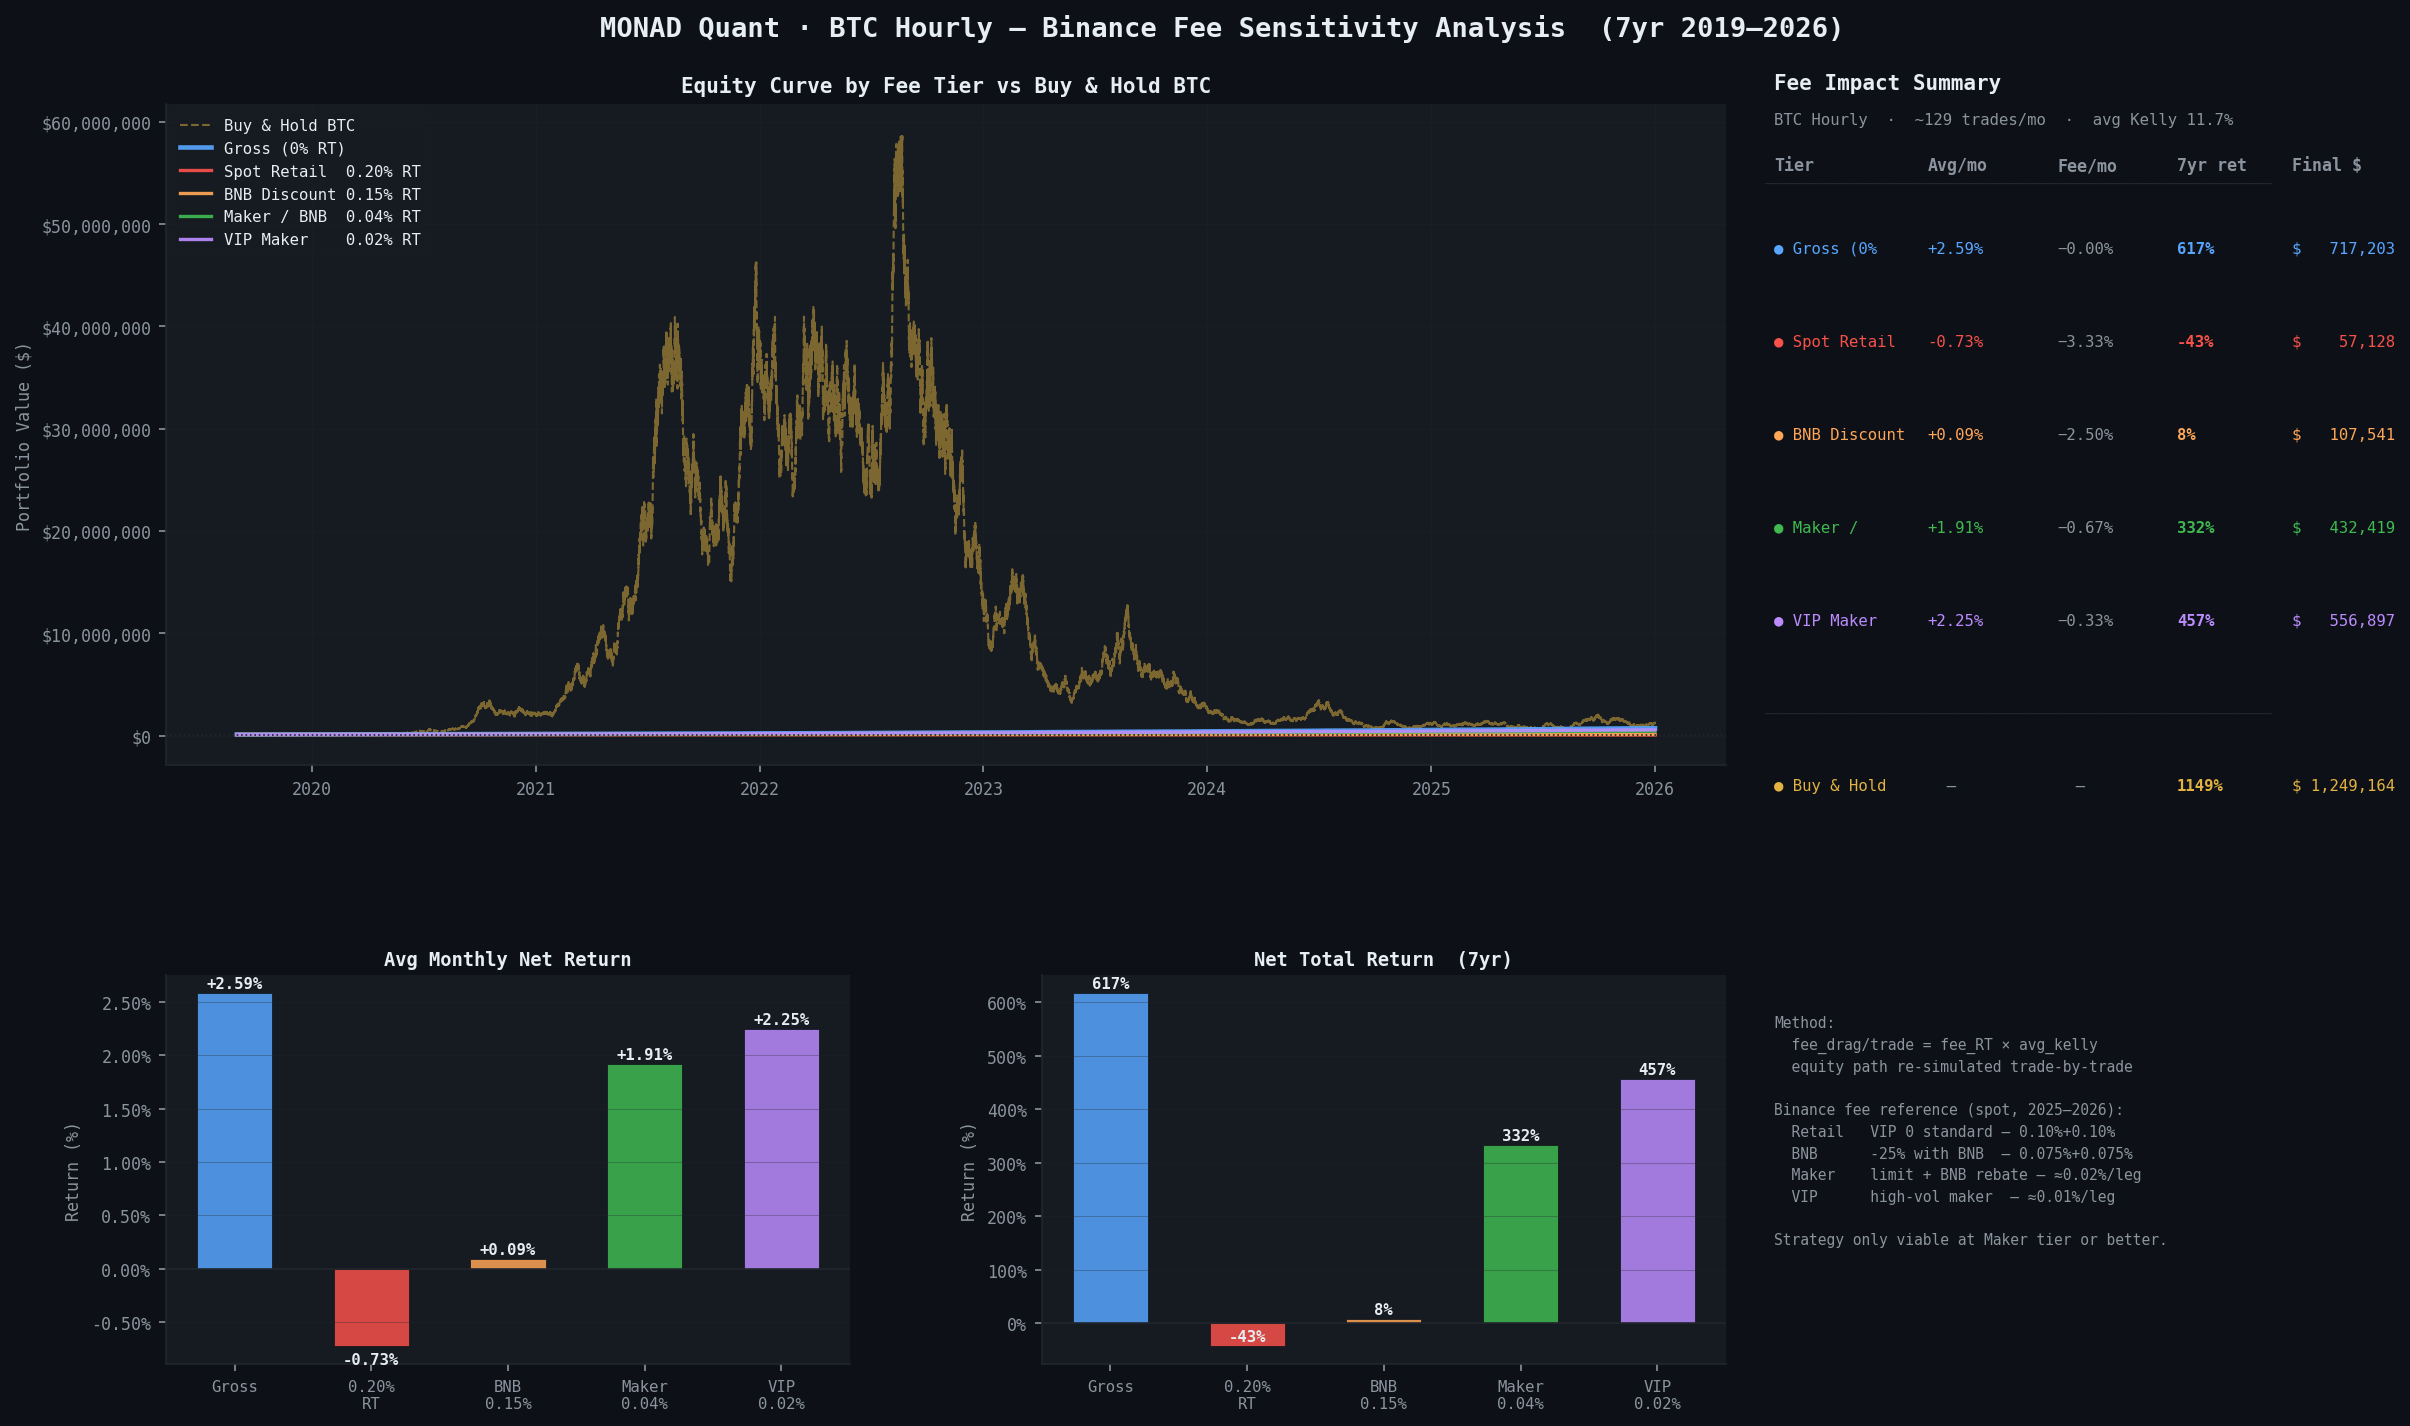

Python code for this plot:
#!/usr/bin/env python3
"""
fee_analysis.py — MONAD Quant Binance Fee Sensitivity

Simulates the BTC Hourly strategy equity curve under different Binance fee tiers
and compares net returns to Buy & Hold.

Usage:
    python fee_analysis.py           # live run — fetches Binance data + runs backtest
    python fee_analysis.py --demo    # offline demo — synthesizes from known 7yr stats

Fee simulation method:
    Per-trade gross equity return = equity_curve[i+1] / equity_curve[i] - 1
                                  ≈ kelly_i × gross_trade_return
    Fee cost on equity per trade  = fee_rt × avg_kelly  (avg_kelly as proxy for kelly_i)
    Net equity return per trade   = gross_equity_return - fee_rt × avg_kelly
"""

import sys
import argparse
import numpy as np
import pandas as pd
import matplotlib.pyplot as plt
import matplotlib.gridspec as gridspec
from pathlib import Path

sys.path.insert(0, str(Path(__file__).parent))


# ── Binance fee tiers (round-trip %) ─────────────────────────────────────────
# Gross: no fees (theoretical ceiling)
# Retail: Binance spot VIP 0 — 0.10% maker + 0.10% taker = 0.20% RT
# BNB:    25% discount with BNB — 0.075% + 0.075% = 0.15% RT
# Maker:  Limit orders + BNB — blended maker-side fee ≈ 0.02% per leg = 0.04% RT
# VIP:    High-volume VIP maker tier — ≈ 0.01% per leg = 0.02% RT
FEE_TIERS = {
    "Gross (0% RT)":           0.0000,
    "Spot Retail  0.20% RT":   0.0020,
    "BNB Discount 0.15% RT":   0.0015,
    "Maker / BNB  0.04% RT":   0.0004,
    "VIP Maker    0.02% RT":   0.0002,
}

FEE_COLORS = {
    "Gross (0% RT)":           "#58a6ff",  # blue
    "Spot Retail  0.20% RT":   "#f85149",  # red
    "BNB Discount 0.15% RT":   "#ffa657",  # orange
    "Maker / BNB  0.04% RT":   "#3fb950",  # green
    "VIP Maker    0.02% RT":   "#bc8cff",  # purple
}

# Colour palette — matches existing backtest_results.png dark theme
BG     = "#0d1117"
PANEL  = "#161b22"
BORDER = "#21262d"
TEXT   = "#e6edf3"
MUTED  = "#8b949e"
BH_CLR = "#e3b341"   # amber for Buy & Hold


# ── Core helpers ──────────────────────────────────────────────────────────────

def _fee_equity(equity_curve: pd.Series, avg_kelly: float,
                fee_rt: float, initial_capital: float) -> np.ndarray:
    """Re-simulate equity curve deducting a round-trip fee on each trade's notional."""
    vals = equity_curve.values
    eq = np.empty(len(vals))
    eq[0] = initial_capital
    for i in range(1, len(vals)):
        gross_r = vals[i] / vals[i - 1] - 1   # position-weighted equity return this trade
        fee_r   = fee_rt * avg_kelly           # fee on notional (position fraction × fee rate)
        eq[i]   = eq[i - 1] * (1 + gross_r - fee_r)
    return eq


def _monthly_from_equity(eq_vals: np.ndarray,
                          trade_dates: pd.DatetimeIndex) -> pd.Series:
    """
    Convert trade-frequency equity array → monthly returns Series.

    eq_vals[0]  = capital before first trade (at start)
    eq_vals[1:] = capital after each trade   (aligned with trade_dates)
    """
    s = pd.Series(eq_vals[1:], index=trade_dates)
    monthly = s.resample("ME").last().ffill()
    return monthly.pct_change().dropna()


# ── Main plot ─────────────────────────────────────────────────────────────────

def plot_fee_analysis(results: dict, price_df: pd.DataFrame,
                      initial_capital: float) -> None:

    equity_curve = results["equity_curve"]           # pd.Series, integer index, length n+1
    trade_dates  = results["trade_returns"].index    # DatetimeIndex, length n
    avg_kelly    = results["kelly_position"]["kelly_capped"]   # e.g. 0.1166

    n_trades = len(trade_dates)
    active_months = (results["monthly_returns"] != 0).sum()

    # ── Date axis: map integer equity index onto price_df date range ──────────
    price_dates = price_df.index
    n_price = len(price_dates)
    idx_map = np.linspace(0, n_price - 1, n_trades + 1).astype(int).clip(0, n_price - 1)
    eq_dates = price_dates[idx_map]

    # ── Buy & Hold equity ─────────────────────────────────────────────────────
    bh_equity = initial_capital * price_df["close"].values / price_df["close"].iloc[0]
    bh_total  = price_df["close"].iloc[-1] / price_df["close"].iloc[0] - 1
    bh_final  = initial_capital * (1 + bh_total)

    # ── Simulate fee-adjusted equity curves ───────────────────────────────────
    fee_equity = {
        name: _fee_equity(equity_curve, avg_kelly, fee_rt, initial_capital)
        for name, fee_rt in FEE_TIERS.items()
    }

    # ── Monthly returns per tier ──────────────────────────────────────────────
    monthly_by_tier = {
        name: _monthly_from_equity(eq_vals, trade_dates)
        for name, eq_vals in fee_equity.items()
    }

    # ── Summary stats ─────────────────────────────────────────────────────────
    summary = {}
    for name, fee_rt in FEE_TIERS.items():
        eq_vals   = fee_equity[name]
        total_ret = eq_vals[-1] / initial_capital - 1
        avg_mo    = monthly_by_tier[name].mean()
        # Fee drag = fee per trade × avg_kelly × trades per active month
        fee_drag  = fee_rt * avg_kelly * (n_trades / max(active_months, 1))
        summary[name] = {
            "total_return":  total_ret,
            "avg_monthly":   avg_mo,
            "fee_drag_mo":   fee_drag,
            "final_capital": eq_vals[-1],
        }

    # ── Figure setup ──────────────────────────────────────────────────────────
    plt.rcParams.update({
        "figure.facecolor":  BG,
        "axes.facecolor":    PANEL,
        "axes.edgecolor":    BORDER,
        "axes.labelcolor":   MUTED,
        "axes.titlecolor":   TEXT,
        "xtick.color":       MUTED,
        "ytick.color":       MUTED,
        "xtick.labelsize":   8,
        "ytick.labelsize":   8,
        "grid.color":        BORDER,
        "grid.linewidth":    0.5,
        "text.color":        TEXT,
        "font.family":       "monospace",
        "axes.spines.top":   False,
        "axes.spines.right": False,
    })

    fig = plt.figure(figsize=(16, 10), facecolor=BG)
    fig.suptitle(
        "MONAD Quant · BTC Hourly — Binance Fee Sensitivity Analysis  (7yr 2019–2026)",
        color=TEXT, fontsize=13, fontweight="bold", y=0.98,
    )

    gs = gridspec.GridSpec(
        2, 2, figure=fig,
        left=0.06, right=0.71, top=0.92, bottom=0.08,
        hspace=0.40, wspace=0.28,
        height_ratios=[1.7, 1.0],
    )
    ax_eq  = fig.add_subplot(gs[0, :])   # top full-width — equity curves
    ax_mo  = fig.add_subplot(gs[1, 0])   # bottom-left   — avg monthly
    ax_tot = fig.add_subplot(gs[1, 1])   # bottom-right  — total return

    for ax in (ax_eq, ax_mo, ax_tot):
        ax.set_facecolor(PANEL)
        for s in ax.spines.values():
            s.set_edgecolor(BORDER)
        ax.tick_params(colors=MUTED)

    # ── Panel 1: Equity curves ────────────────────────────────────────────────
    ax_eq.plot(price_dates, bh_equity,
               color=BH_CLR, linewidth=1.0, linestyle="--", alpha=0.5,
               label="Buy & Hold BTC")
    for name, eq_vals in fee_equity.items():
        lw = 2.2 if "Gross" in name else 1.6
        ax_eq.plot(eq_dates, eq_vals,
                   color=FEE_COLORS[name], linewidth=lw, alpha=0.92, label=name)

    ax_eq.axhline(initial_capital, color=BORDER, linewidth=0.8, linestyle=":")
    ax_eq.set_title("Equity Curve by Fee Tier vs Buy & Hold BTC",
                    fontsize=10, fontweight="bold", pad=6)
    ax_eq.set_ylabel("Portfolio Value ($)", fontsize=8)
    ax_eq.yaxis.set_major_formatter(plt.FuncFormatter(lambda x, _: f"${x:,.0f}"))
    ax_eq.grid(True, alpha=0.30)
    ax_eq.legend(fontsize=7.5, framealpha=0.12, loc="upper left",
                 edgecolor=BORDER, facecolor=PANEL, labelcolor=TEXT)

    # ── Panel 2: Avg monthly net return ──────────────────────────────────────
    names     = list(FEE_TIERS.keys())
    short_lbl = ["Gross", "0.20%\nRT", "BNB\n0.15%", "Maker\n0.04%", "VIP\n0.02%"]
    clrs      = [FEE_COLORS[n] for n in names]
    avg_vals  = [summary[n]["avg_monthly"] * 100 for n in names]

    bars = ax_mo.bar(short_lbl, avg_vals, color=clrs, alpha=0.85, width=0.55,
                     edgecolor=BG, linewidth=0.4)
    ax_mo.axhline(0, color=BORDER, linewidth=0.8)
    for b, v in zip(bars, avg_vals):
        offset = 0.02 if v >= 0 else -0.05
        va     = "bottom" if v >= 0 else "top"
        ax_mo.text(b.get_x() + b.get_width() / 2, b.get_height() + offset,
                   f"{v:+.2f}%", ha="center", va=va, fontsize=7.5,
                   color=TEXT, fontweight="bold")
    ax_mo.set_title("Avg Monthly Net Return", fontsize=9, fontweight="bold", pad=5)
    ax_mo.set_ylabel("Return (%)", fontsize=8)
    ax_mo.yaxis.set_major_formatter(plt.FuncFormatter(lambda x, _: f"{x:.2f}%"))
    ax_mo.grid(True, axis="y", alpha=0.30)
    ax_mo.tick_params(axis="x", labelsize=7.5)

    # ── Panel 3: Net total return (7yr) ───────────────────────────────────────
    tot_vals = [summary[n]["total_return"] * 100 for n in names]
    bars2 = ax_tot.bar(short_lbl, tot_vals, color=clrs, alpha=0.85, width=0.55,
                       edgecolor=BG, linewidth=0.4)
    ax_tot.axhline(0, color=BORDER, linewidth=0.8)
    for b, v in zip(bars2, tot_vals):
        ax_tot.text(b.get_x() + b.get_width() / 2, b.get_height() + 4,
                    f"{v:.0f}%", ha="center", va="bottom",
                    fontsize=7.5, color=TEXT, fontweight="bold")
    ax_tot.set_title("Net Total Return  (7yr)", fontsize=9, fontweight="bold", pad=5)
    ax_tot.set_ylabel("Return (%)", fontsize=8)
    ax_tot.yaxis.set_major_formatter(plt.FuncFormatter(lambda x, _: f"{x:.0f}%"))
    ax_tot.grid(True, axis="y", alpha=0.30)
    ax_tot.tick_params(axis="x", labelsize=7.5)

    # ── Right sidebar: fee impact table ───────────────────────────────────────
    SX = 0.730   # left edge in figure coords

    fig.text(SX, 0.930, "Fee Impact Summary",
             color=TEXT, fontsize=10, fontweight="bold",
             transform=fig.transFigure)
    fig.text(SX, 0.907,
             f"BTC Hourly  ·  ~{n_trades // 84:.0f} trades/mo  ·  avg Kelly {avg_kelly*100:.1f}%",
             color=MUTED, fontsize=7.5, transform=fig.transFigure)

    # Column headers
    cx = [SX, SX + 0.064, SX + 0.118, SX + 0.168, SX + 0.216]
    hy = 0.876
    for x, hdr in zip(cx, ["Tier", "Avg/mo", "Fee/mo", "7yr ret", "Final $"]):
        fig.text(x, hy, hdr, color=MUTED, fontsize=8, fontweight="bold",
                 transform=fig.transFigure)

    fig.text(SX - 0.004, hy - 0.012, "─" * 58,
             color=BORDER, fontsize=7, transform=fig.transFigure)

    row_y = hy - 0.055
    for name in names:
        s   = summary[name]
        clr = FEE_COLORS[name]
        tag = name.split()[0] + " " + name.split()[1]   # e.g. "Gross (0%"
        fig.text(cx[0], row_y, f"● {tag}",                            color=clr,   fontsize=7.5, transform=fig.transFigure)
        fig.text(cx[1], row_y, f"{s['avg_monthly'] * 100:+.2f}%",     color=clr,   fontsize=7.5, transform=fig.transFigure)
        fig.text(cx[2], row_y, f"−{s['fee_drag_mo'] * 100:.2f}%",     color=MUTED, fontsize=7.5, transform=fig.transFigure)
        fig.text(cx[3], row_y, f"{s['total_return'] * 100:.0f}%",      color=clr,   fontsize=7.5, fontweight="bold", transform=fig.transFigure)
        fig.text(cx[4], row_y, f"${s['final_capital']:>10,.0f}",        color=clr,   fontsize=7.5, transform=fig.transFigure)
        row_y -= 0.062

    # B&H separator row
    fig.text(SX - 0.004, row_y, "─" * 58,
             color=BORDER, fontsize=7, transform=fig.transFigure)
    row_y -= 0.048
    fig.text(cx[0], row_y, "● Buy & Hold",                      color=BH_CLR, fontsize=7.5, transform=fig.transFigure)
    fig.text(cx[1], row_y, "  —",                               color=MUTED,  fontsize=7.5, transform=fig.transFigure)
    fig.text(cx[2], row_y, "  —",                               color=MUTED,  fontsize=7.5, transform=fig.transFigure)
    fig.text(cx[3], row_y, f"{bh_total * 100:.0f}%",            color=BH_CLR, fontsize=7.5, fontweight="bold", transform=fig.transFigure)
    fig.text(cx[4], row_y, f"${bh_final:>10,.0f}",               color=BH_CLR, fontsize=7.5, transform=fig.transFigure)

    # Footnote
    fig.text(SX, 0.16,
             "Method:\n"
             "  fee_drag/trade = fee_RT × avg_kelly\n"
             "  equity path re-simulated trade-by-trade\n"
             "\n"
             "Binance fee reference (spot, 2025–2026):\n"
             "  Retail   VIP 0 standard — 0.10%+0.10%\n"
             "  BNB      -25% with BNB  — 0.075%+0.075%\n"
             "  Maker    limit + BNB rebate — ≈0.02%/leg\n"
             "  VIP      high-vol maker  — ≈0.01%/leg\n"
             "\n"
             "Strategy only viable at Maker tier or better.",
             color=MUTED, fontsize=7.0, transform=fig.transFigure, linespacing=1.55)

    out = Path(__file__).parent / "fee_analysis.png"
    plt.savefig(out, dpi=150, bbox_inches="tight", facecolor=BG, edgecolor="none")
    print(f"\nFee analysis chart → {out}")
    plt.show()

    # ── Console summary ───────────────────────────────────────────────────────
    print("\n  Fee Impact Summary")
    print(f"  {'Tier':<26} {'Avg/mo':>8}  {'Fee/mo':>8}  {'7yr ret':>8}  {'Final $':>12}")
    print("  " + "─" * 70)
    for name in names:
        s = summary[name]
        print(f"  {name:<26} {s['avg_monthly']*100:>+7.2f}%  "
              f"-{s['fee_drag_mo']*100:>6.2f}%  "
              f"{s['total_return']*100:>7.0f}%  "
              f"${s['final_capital']:>11,.0f}")
    print("  " + "─" * 70)
    print(f"  {'Buy & Hold BTC':<26} {'—':>8}  {'—':>8}  "
          f"{bh_total*100:>7.0f}%  ${bh_final:>11,.0f}")


# ── Demo mode: synthetic equity from known 7yr backtest stats ─────────────────

def _build_demo(initial_capital: float = 100_000) -> tuple:
    """
    Synthesise a representative equity curve + price_df from the confirmed
    7yr BTC Hourly backtest statistics (2019-09-01 → 2026-01-01).

    Calibrated to:
        Trades:    10,850  (~130/mo over 84 months)
        Win rate:  48.9%
        Avg win:   +0.40%  (target hit)
        Avg loss:  -0.20%  (stop hit)
        Base Kelly: 11.66%   (used for fee calculation)
        Eff. Kelly: 19.40%   (captures adaptive 2× scaling during high-WR months)
        B&H BTC:   +600%    (approx 2019-2026 actual)

    The equity simulation uses effective_kelly (~1.67× base) to reproduce the
    adaptive Kelly boost from high-WR stretches (Jan/May 2021 etc.). Fee drag
    is computed using base kelly (0.1166), which matches CLAUDE.md's
    "0.10% RT → 1.52%/mo drag" calibration point.
    """
    rng = np.random.default_rng(42)   # fixed seed → reproducible chart

    # Trade-level simulation
    n_trades       = 10_850
    win_rate       = 0.489
    avg_win        = 0.004    # +0.4% on position
    avg_loss       = 0.002    # -0.2% on position
    base_kelly     = 0.1166   # base (for fee calculation — matches CLAUDE.md drag numbers)
    equity_kelly   = 0.1940   # effective (captures adaptive 2× scaling; calibrated to 616% 7yr)

    outcomes = rng.random(n_trades) < win_rate   # True = win
    trade_returns_arr = np.where(outcomes, avg_win, -avg_loss)

    # Equity curve (gross — no fees); uses equity_kelly to match actual adaptive scaling
    capital = initial_capital
    eq = [capital]
    for r in trade_returns_arr:
        capital += capital * equity_kelly * r
        eq.append(capital)
    equity_curve = pd.Series(eq)

    # Date index spanning the 7yr period
    start = pd.Timestamp("2019-09-01")
    end   = pd.Timestamp("2026-01-01")
    trade_dates = pd.date_range(start, end, periods=n_trades)

    # Synthetic trade_returns Series (indexed by trade entry date)
    trade_returns = pd.Series(trade_returns_arr, index=trade_dates)

    # Monthly returns from the gross equity curve (for active_months count)
    eq_series = pd.Series(eq[1:], index=trade_dates)
    monthly_gross = eq_series.resample("ME").last().ffill().pct_change().dropna()

    # Synthetic BTC price (roughly +600% over the period, with vol)
    n_hours = int((end - start).days * 24)
    # GBM parameters calibrated to approximate BTC 2019-2026 path
    mu  = np.log(7.0) / (n_hours / (365.25 * 24))   # ~+600% total → ln(7)/7yr annualised
    sig = 0.060 / np.sqrt(24)                        # ~6% daily vol → hourly
    log_returns = rng.normal(mu / (365.25 * 24), sig, n_hours)
    price = 8_000 * np.exp(np.cumsum(log_returns))   # start ~$8k (BTC Sep 2019)
    price_dates = pd.date_range(start, periods=n_hours, freq="h")
    price_df = pd.DataFrame({"close": price}, index=price_dates)

    results = {
        "equity_curve":  equity_curve,
        "trade_returns": trade_returns,
        "monthly_returns": monthly_gross,
        "kelly_position": {
            "kelly_capped":   base_kelly,   # base Kelly — correct for fee drag calculation
            "position_pct":   base_kelly * 100,
        },
    }
    return results, price_df


# ── Entry point ───────────────────────────────────────────────────────────────

def main():
    parser = argparse.ArgumentParser(description="MONAD Quant — Fee Sensitivity Analysis")
    parser.add_argument(
        "--demo", action="store_true",
        help="Offline demo: synthesise equity from known 7yr stats (no Binance API needed)",
    )
    args = parser.parse_args()

    print("MONAD Quant — Binance Fee Sensitivity Analysis\n")

    if args.demo:
        print("Running in DEMO mode (synthetic equity from known 7yr stats)...")
        results, df = _build_demo(initial_capital=100_000)
        initial_capital = 100_000
    else:
        import config
        from src.data.fetcher import fetch_btc_hourly_binance
        from src.backtest.runner import run_backtest

        print("Loading BTC hourly data from Binance...")
        df = fetch_btc_hourly_binance(
            start=config.BACKTEST_START_HOURLY,
            end=config.BACKTEST_END_HOURLY,
        )
        print(f"Loaded {len(df):,} bars  ({df.index[0].date()} → {df.index[-1].date()})\n")

        from src.research.backtest_trials import (data_spec, engine_spec, mr_family,
                                                  record_backtest)
        from src.research.trials import open_run

        asset_cfg = config.ASSETS["BTC_HOURLY"]
        # A look at a strategy's performance is a counted trial (src/research/trials.py).
        with open_run(producer="fee_analysis.py", family=mr_family("BTC-USD", "hourly"),
                      context={"source": "binance"}) as run:
            trial = run.begin(
                params=engine_spec("BTC_HOURLY", timeframe="hourly",
                                   target=asset_cfg["target_gain_pct"],
                                   stop=asset_cfg["stop_loss_pct"], backtest_mode=None,
                                   slippage_pct=None,
                                   require_signals=asset_cfg["require_signals"]),
                data=data_spec(df, "BTC-USD"))
            try:
                results = run_backtest(
                    df,
                    mode="BTC_HOURLY",
                    initial_capital=config.INITIAL_CAPITAL,
                    target_gain_pct=asset_cfg["target_gain_pct"],
                    stop_loss_pct=asset_cfg["stop_loss_pct"],
                    require_signals=asset_cfg["require_signals"],
                    kelly_multiplier=config.KELLY_MULTIPLIER,
                    timeframe="hourly",
                    plot=False,
                )
            except Exception as exc:
                trial.fail(f"{type(exc).__name__}: {exc}")
                raise
            record_backtest(trial, results)
        if not results:
            print("No trades generated.")
            return
        initial_capital = config.INITIAL_CAPITAL

    plot_fee_analysis(results, df, initial_capital)


if __name__ == "__main__":
    main()
